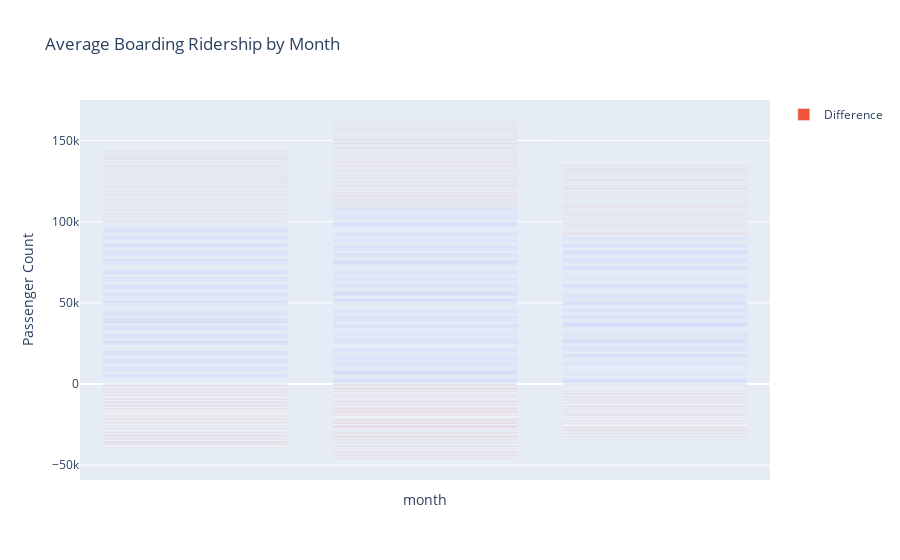
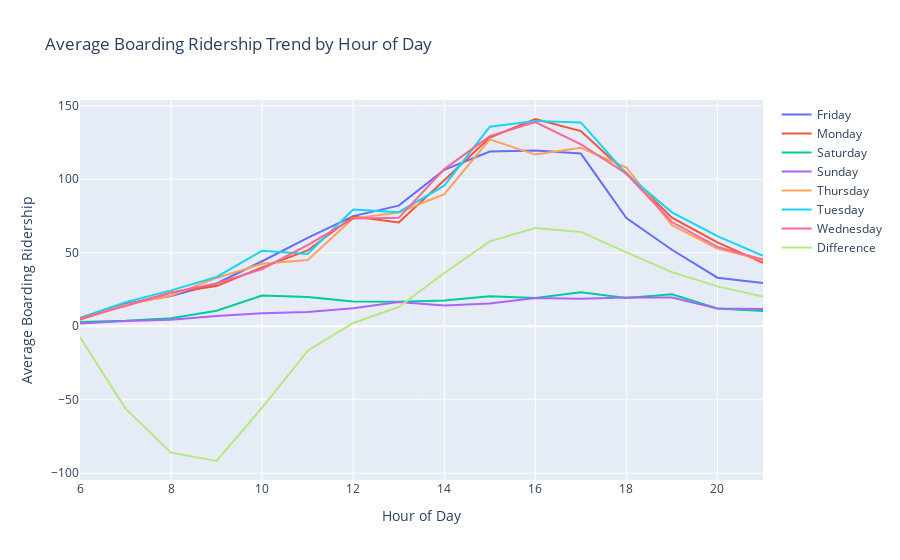

The notebook cell saved with these charts, in order:
### Code cell
import pandas as pd
import plotly.express as px
import plotly.graph_objects as go

# Load the data
data = pd.read_csv('capmetro_UT.csv')

# Convert 'timestamp' column to datetime
data['timestamp'] = pd.to_datetime(data['timestamp'])

# Extract month from 'timestamp'
data['month'] = data['timestamp'].dt.month

# Extract day of the week from 'timestamp'
data['day_of_week'] = data['timestamp'].dt.day_name()

# Calculate the difference between boarding and alighting
data['difference'] = data['boarding'] - data['alighting']

# 1. Bar plot: Ridership by Month
fig1 = px.bar(data, x='month', y='boarding', title='Average Boarding Ridership by Month')
fig1.update_xaxes(tickmode='array', tickvals=list(range(7)), ticktext=['July', 'August', 'September', 'October', 'November', 'December'])
fig1.add_trace(go.Bar(x=data['month'], y=data['difference'], name='Difference'))
fig1.update_layout(yaxis_title='Passenger Count')

# 2. Line plot: Ridership Trend by Hour of Day
pivot_table = data.pivot_table(index='hour_of_day', columns='day_of_week', values='boarding', aggfunc='mean')
fig2 = go.Figure()
for day in pivot_table.columns:
    fig2.add_trace(go.Scatter(x=pivot_table.index, y=pivot_table[day], mode='lines', name=day))
fig2.add_trace(go.Scatter(x=data['hour_of_day'].unique(), y=data.groupby('hour_of_day')['difference'].mean(), mode='lines', name='Difference'))
fig2.update_layout(title='Average Boarding Ridership Trend by Hour of Day', xaxis_title='Hour of Day', yaxis_title='Average Boarding Ridership')

# 3. Box plot: Ridership Distribution by Weekend and Weekday
fig3 = px.box(data, x='weekend', y='boarding', title='Ridership Distribution by Weekend and Weekday', labels={'weekend': 'Day Type', 'boarding': 'Boarding Ridership'})
fig3.add_trace(go.Box(x=data['weekend'], y=data['difference'], name='Difference'))
fig3.update_layout(yaxis_title='Passenger Count')

# 4. Scatter plot: Ridership vs. Temperature
fig4 = px.scatter(data, x='temperature', y='boarding', color='month', title='Ridership vs. Temperature', labels={'temperature': 'Temperature (°F)', 'boarding': 'Boarding Ridership'})
fig4.add_trace(go.Scatter(x=data['temperature'], y=data['difference'], mode='markers', marker=dict(size=6), name='Difference'))
fig4.update_layout(legend_title='Month', yaxis_title='Passenger Count')

# Display the interactive visualizations
fig1.show()
fig2.show()
fig3.show()
fig4.show()

### Figure 1 — Plotly figure (JSON) as saved in the notebook; plotly's stock layout.template omitted (floating-point values rounded to 4 significant figures; data arrays with more than 128 entries replaced by an {"elided": "..."} marker saying what was removed)
{"data": [{"alignmentgroup": "True", "hovertemplate": "month=%{x}<br>boarding=%{y}<extra></extra>", "legendgroup": "", "marker": {"color": "#636efa", "pattern": {"shape": ""}}, "name": "", "offsetgroup": "", "orientation": "v", "showlegend": false, "textposition": "auto", "type": "bar", "x": {"elided": "5824 int values"}, "xaxis": "x", "y": {"elided": "5824 int values"}, "yaxis": "y"}, {"name": "Difference", "type": "bar", "x": {"elided": "5824 int values"}, "y": {"elided": "5824 int values"}}], "layout": {"barmode": "relative", "legend": {"tracegroupgap": 0}, "title": {"text": "Average Boarding Ridership by Month"}, "xaxis": {"anchor": "y", "domain": [0, 1], "tickmode": "array", "ticktext": ["July", "August", "September", "October", "November", "December"], "tickvals": [0, 1, 2, 3, 4, 5, 6], "title": {"text": "month"}}, "yaxis": {"anchor": "x", "domain": [0, 1], "title": {"text": "Passenger Count"}}}}

### Figure 2 — Plotly figure (JSON) as saved in the notebook; plotly's stock layout.template omitted (floating-point values rounded to 4 significant figures)
{"data": [{"mode": "lines", "name": "Friday", "type": "scatter", "x": [6, 7, 8, 9, 10, 11, 12, 13, 14, 15, 16, 17, 18, 19, 20, 21], "y": [5.404, 15.4, 20.54, 29.13, 44.25, 60.08, 74.96, 82.08, 106.3, 118.8, 119.5, 117.5, 73.62, 52.06, 33.06, 29.48]}, {"mode": "lines", "name": "Monday", "type": "scatter", "x": [6, 7, 8, 9, 10, 11, 12, 13, 14, 15, 16, 17, 18, 19, 20, 21], "y": [4.615, 14.38, 22.81, 27.33, 40.04, 51.58, 74.71, 70.63, 99.33, 128.4, 141, 132.8, 104.2, 73.9, 57.04, 43.23]}, {"mode": "lines", "name": "Saturday", "type": "scatter", "x": [6, 7, 8, 9, 10, 11, 12, 13, 14, 15, 16, 17, 18, 19, 20, 21], "y": [2.827, 3.769, 5.481, 10.62, 20.87, 19.88, 16.92, 16.63, 17.52, 20.35, 19.31, 23.1, 19.29, 21.77, 12.08, 10.46]}, {"mode": "lines", "name": "Sunday", "type": "scatter", "x": [6, 7, 8, 9, 10, 11, 12, 13, 14, 15, 16, 17, 18, 19, 20, 21], "y": [1.865, 3.615, 4.519, 7.038, 8.846, 9.635, 12.19, 16.48, 14.08, 15.46, 19.21, 18.73, 19.52, 19.58, 12.08, 11.67]}, {"mode": "lines", "name": "Thursday", "type": "scatter", "x": [6, 7, 8, 9, 10, 11, 12, 13, 14, 15, 16, 17, 18, 19, 20, 21], "y": [5.231, 14.58, 20.98, 32.88, 42.54, 45.13, 73.4, 77.4, 89.83, 127.1, 116.8, 121.4, 108.0, 68.81, 52.88, 45.12]}, {"mode": "lines", "name": "Tuesday", "type": "scatter", "x": [6, 7, 8, 9, 10, 11, 12, 13, 14, 15, 16, 17, 18, 19, 20, 21], "y": [5.788, 16.4, 24.42, 33.56, 51.38, 49.19, 79.4, 77.63, 95.62, 135.8, 139.6, 138.7, 103.6, 77.54, 61.35, 47.88]}, {"mode": "lines", "name": "Wednesday", "type": "scatter", "x": [6, 7, 8, 9, 10, 11, 12, 13, 14, 15, 16, 17, 18, 19, 20, 21], "y": [5.481, 13.71, 23.02, 29.17, 38.98, 55.25, 73.35, 73.75, 106.9, 129.4, 138.9, 123.8, 103.8, 70.92, 54.04, 45.48]}, {"mode": "lines", "name": "Difference", "type": "scatter", "x": [6, 7, 8, 9, 10, 11, 12, 13, 14, 15, 16, 17, 18, 19, 20, 21], "y": [-7.473, -56.04, -85.97, -91.64, -55.3, -16.66, 2.242, 13.1, 36.25, 57.77, 66.91, 64.16, 50.32, 36.83, 27.15, 20.2]}], "layout": {"title": {"text": "Average Boarding Ridership Trend by Hour of Day"}, "xaxis": {"title": {"text": "Hour of Day"}}, "yaxis": {"title": {"text": "Average Boarding Ridership"}}}}
